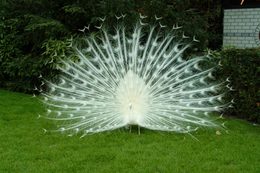
%> input picture 资料/Close-Formed Matting/peacock.bmp, 260 x 173 px, shrunk from 600 x 400 before the run
$ octave runMatting_Peacock.m   (GNU Octave 9; MATLAB toolbox functions it lacks are replaced by stand-ins)
%> lines starting %> are read from the running program, lines starting %| are printed output that depends on the picture; in (x1, y1, x2, y2) boxes, pixels count from 0 and x2, y2 are one past the last pixel; in counts of white or black regions, pixels touching at a corner belong together; the program's own positions count from 1
### 资料/Close-Formed Matting/runMatting.m

if (~exist('thr_alpha','var'))
  thr_alpha=[];
end
if (~exist('epsilon','var'))
  epsilon=[];
end
if (~exist('win_size','var'))
  win_size=[];
end

if (~exist('levels_num','var'))
  levels_num=1;
end
if (~exist('active_levels_num','var'))
  active_levels_num=1;
end

I=double(imread(img_name))/255;
mI=double(imread(scribs_img_name))/255;
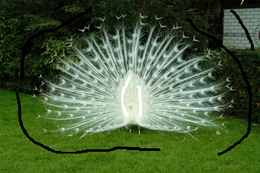
%> input picture 资料/Close-Formed Matting/peacock_m.bmp, 260 x 173 px, shrunk from 600 x 400 before the run
consts_map=sum(abs(I-mI),3)>0.001;
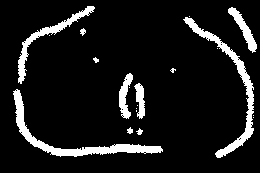
%> consts_map: size 173x260 logical; 9.9% white; 20 white regions (10 under 20 px), largest, box (x1, y1, x2, y2) and area: (13, 89, 163, 157) 1395, (183, 17, 254, 158) 1229, (18, 6, 95, 84) 739
if (size(I,3)==3)
  consts_vals=rgb2gray(mI).*consts_map;
end
if (size(I,3)==1)
  consts_vals=mI.*consts_map;
end


alpha=solveAlphaC2F(I,consts_map,consts_vals,levels_num, ...
                    active_levels_num,thr_alpha,epsilon,win_size);

figure, imshow(alpha);
drawnow;
[F,B]=solveFB(I,alpha);

figure, imshow([F.*repmat(alpha,[1,1,3]),B.*repmat(1-alpha,[1,1,3])])

### 资料/Close-Formed Matting/solveAlphaC2F.m
function alpha=solveAlphaC2F(I,consts_map,consts_vals,levels_num,active_levels_num,varargin);
%> called with levels_num = 4, active_levels_num = 2


  if (length(varargin)>0)
    if (~isempty(varargin{1}))
      thr_alpha=varargin{1};
%> thr_alpha = 0.05
    end
  end

  if (~exist('thr_alpha','var'))
    thr_alpha=0.02;
  end
  erode_mask_w=1;
  active_levels_num=max(active_levels_num,1);
  if (levels_num>1)
    sI=downSmpIm(I,2);
    s_consts_map=round(downSmpIm(double(consts_map),2));
    s_consts_vals=round(downSmpIm(double(consts_vals),2));
    s_alpha=solveAlphaC2F(sI,s_consts_map,s_consts_vals,levels_num-1,...
                          min(levels_num-1,active_levels_num),varargin{:});
    alpha=upSampleAlphaUsingImg(s_alpha,sI,I,varargin{2:end});
    talpha=alpha.*(1-consts_map)+consts_vals;
    consts_map=min(consts_map+imerode((alpha>=(1-thr_alpha)),ones(erode_mask_w*2+1))+imerode((alpha<=(thr_alpha)),ones(erode_mask_w*2+1)),1);
    consts_vals=round(talpha).*consts_map;
    %figure, imshow([consts_map,alpha])
  end
  if (active_levels_num>=levels_num)
    alpha=solveAlpha(I,consts_map,consts_vals,varargin{2:end});
  end


### 资料/Close-Formed Matting/downSmpIm.m
function I=downSmpIm(I,filtS)
%> called with filtS = 2

if(~exist('filtS','var'))
  filtS=1;
end
if (filtS==2)
  filt=[1,4,6,4,1]/16;
end
if (filtS==1)
  filt=[1,2,1]/4;
end

for i=1:size(I,3)
  for j=1:size(I,4)
    I(:,:,i,j)=conv2(filt,filt',I(:,:,i,j),'same');
  end
end

I=I(filtS+1:2:end-filtS,filtS+1:2:end-filtS,:,:);
%> I: size 85x128x3 double
%> in solveAlphaC2F, `s_consts_map=round(downSmpIm(double(consts_map),2));`: s_consts_map: size 85x128 double; values 0 (black) and 1 (white), 10.2% white; 11 white regions (5 under 20 px), largest, box (x1, y1, x2, y2) and area: (6, 44, 81, 78) 347, (91, 8, 126, 78) 306, (8, 2, 47, 41) 189, (113, 3, 128, 25) 100, (59, 36, 66, 58) 76, (67, 41, 72, 58) 62
%> in solveAlphaC2F, `s_consts_vals=round(downSmpIm(double(consts_vals),2));`:
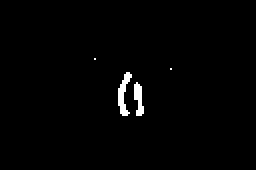
%> s_consts_vals: size 85x128 double (shown 2 times larger); values 0 (black) and 1 (white), 1.2% white; 4 white regions (2 under 20 px), largest, box (x1, y1, x2, y2) and area: (59, 36, 66, 58) 74, (67, 41, 72, 58) 55
%> in solveAlphaC2F (call 2), `s_consts_map=round(downSmpIm(double(consts_map),2));`: s_consts_map: size 41x62 double; values 0 (black) and 1 (white), 10.4% white in thin lines or dots, all inside (x1, y1, x2, y2) = (2, 0, 62, 38)
%> in solveAlphaC2F (call 2), `s_consts_vals=round(downSmpIm(double(consts_vals),2));`: s_consts_vals: size 41x62 double; values 0 (black) and 1 (white), 1.2% white in thin lines or dots, all inside (x1, y1, x2, y2) = (29, 17, 35, 28)

### 资料/Close-Formed Matting/solveAlpha.m
function alpha=solveAlpha(I,consts_map,consts_vals,varargin)

  [h,w,c]=size(I);
%> h = 19; w = 29; c = 3
  img_size=w*h;
%> img_size = 551

  A=getLaplacian1(I,consts_map,varargin{:});

  D=spdiags(consts_map(:),0,img_size,img_size);
  lambda=100;
  x=(A+lambda*D)\(lambda*consts_map(:).*consts_vals(:));


  alpha=max(min(reshape(x,h,w),1),0);

### 资料/Close-Formed Matting/getLaplacian1.m
function [A,A1]=getLaplacian1(I,consts,epsilon,win_size)
%> called with epsilon = [], win_size = []

  if (~exist('epsilon','var'))
    epsilon=0.0000001;
  end
  if (isempty(epsilon))
    epsilon=0.0000001;
  end
  if (~exist('win_size','var'))
    win_size=1;
  end
  if (isempty(win_size))
    win_size=1;
  end

  neb_size=(win_size*2+1)^2;
  [h,w,c]=size(I);
%> h = 19; w = 29; c = 3
  n=h; m=w;
%> after `n=h`: n = 19
%> after `m=w`: m = 29
  img_size=w*h;
%> img_size = 551
  consts=imerode(consts,ones(win_size*2+1));

  indsM=reshape([1:img_size],h,w);

  tlen=sum(sum(1-consts(win_size+1:end-win_size,win_size+1:end-win_size)))*(neb_size^2);
%> tlen = 37179

  row_inds=zeros(tlen ,1);
  col_inds=zeros(tlen,1);
  vals=zeros(tlen,1);
  len=0;
  for j=1+win_size:w-win_size
    for i=win_size+1:h-win_size
      if (consts(i,j))
        continue
      end
      win_inds=indsM(i-win_size:i+win_size,j-win_size:j+win_size);
      win_inds=win_inds(:);
      winI=I(i-win_size:i+win_size,j-win_size:j+win_size,:);
      winI=reshape(winI,neb_size,c);
      win_mu=mean(winI,1)';
      win_var=inv(winI'*winI/neb_size-win_mu*win_mu' +epsilon/neb_size*eye(c));

      winI=winI-repmat(win_mu',neb_size,1);
      tvals=(1+winI*win_var*winI')/neb_size;

      row_inds(1+len:neb_size^2+len)=reshape(repmat(win_inds,1,neb_size),...
                                             neb_size^2,1);
      col_inds(1+len:neb_size^2+len)=reshape(repmat(win_inds',neb_size,1),...
                                             neb_size^2,1);
      vals(1+len:neb_size^2+len)=tvals(:);
      len=len+neb_size^2;
    end
  end
%> after the loop, len = 37179

  vals=vals(1:len);
  row_inds=row_inds(1:len);
  col_inds=col_inds(1:len);
  A=sparse(row_inds,col_inds,vals,img_size,img_size);
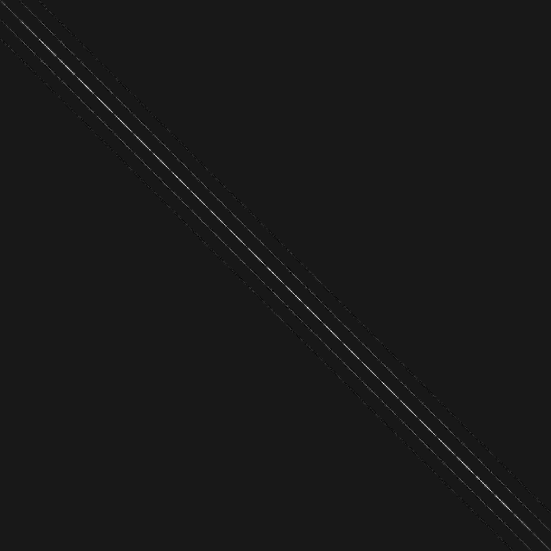
%> A: size 551x551 double; min -0.681, max 6.33, mean 0.0136; drawn with min black and max white

  sumA=sum(A,2);
%> sumA = 551 values, max 9 at index 316, min 1 at index 1, mean 7.5
  A=spdiags(sumA(:),0,img_size,img_size)-A;
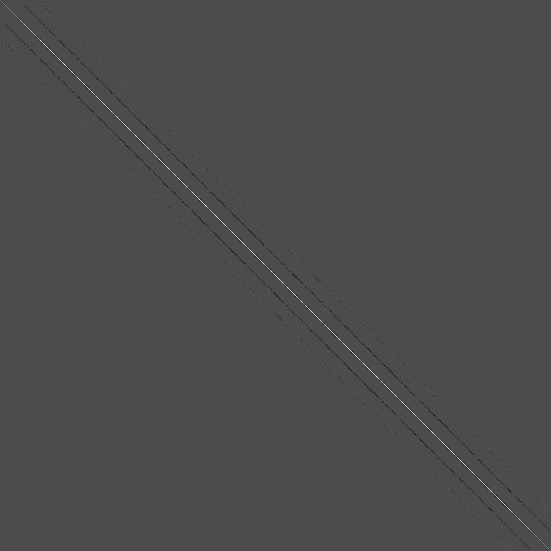
%> A: size 551x551 double; min -2.74, max 6.39, mean -3.42e-20; drawn with min black and max white
%> in solveAlpha, `D=spdiags(consts_map(:),0,img_size,img_size);`:
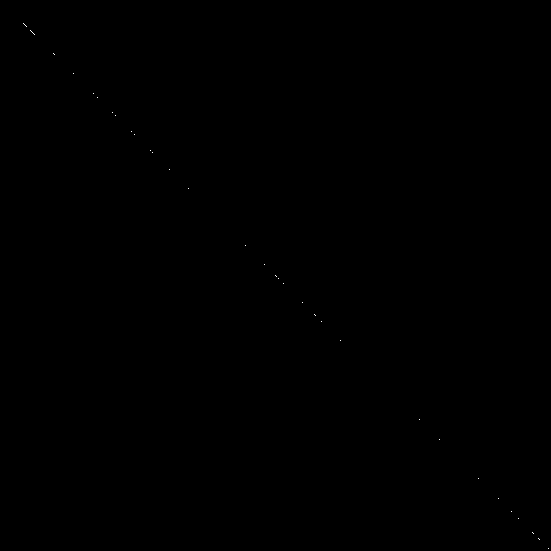
%> D: size 551x551 double; values 0 (black) and 1 (white), 0.01% white in thin lines or dots
%> in solveAlpha, `x=(A+lambda*D)\(lambda*consts_map(:).*consts_vals(:));`: x = 551 values, max 2.62 at index 355, min -0.61 at index 301, mean 0.695

return

### 资料/Close-Formed Matting/getLinearCoeff.m
function coeff=getLinearCoeff(alpha,I,epsilon,win_size)
%> called with epsilon = [], win_size = []

  if (~exist('epsilon','var'))
    epsilon=0.0000001;
  end
  if (isempty(epsilon))
    epsilon=0.0000001;
  end
  if (~exist('win_size','var'))
    win_size=1;
  end
  if (isempty(win_size))
    win_size=1;
  end
  neb_size=(win_size*2+1)^2;
  [h,w,c]=size(I);
  n=h; m=w;
%> after `n=h`: n = 19
%> after `m=w`: m = 29
  img_size=w*h;


  indsM=reshape([1:img_size],h,w);

  coeff=zeros(h,w,c+1);


  for j=1+win_size:w-win_size
    for i=win_size+1:h-win_size

      win_inds=indsM(i-win_size:i+win_size,j-win_size:j+win_size);
      win_inds=win_inds(:);
      winI=I(i-win_size:i+win_size,j-win_size:j+win_size,:);
      winI=reshape(winI,neb_size,c);


      G=[[winI,ones(neb_size,1)];[eye(c)*epsilon^0.5,zeros(c,1)]];

      tcoeff=inv(G'*G)*G'*[alpha(win_inds);zeros(c,1)];
      coeff(i,j,:)=reshape(tcoeff,1,1,c+1);


    end
  end


  coeff(1:win_size,:,:)=repmat(coeff(win_size+1,:,:),win_size,1);
  coeff(end-win_size+1:end,:,:)=repmat(coeff(end-win_size,:,:),win_size,1);
  coeff(:,1:win_size,:)=repmat(coeff(:,win_size+1,:),1,win_size);
  coeff(:,end-win_size+1:end,:)=repmat(coeff(:,end-win_size,:),1,win_size);


### 资料/Close-Formed Matting/upSmpIm.m
function nI= upSmpIm(I,new_imgSize,filtS)
%> called with new_imgSize = [41 62]

if(~exist('filtS','var'))
  filtS=1;
end
if (filtS==2)
  filt=[1,4,6,4,1]/8;
end
if (filtS==1)
  filt=[1,2,1]/2;
end
if (filtS==0)
  filt=[1];
end


id=floor((new_imgSize(1)-size(I,1)*2+1)/2);
%> id = 2
iu=ceil((new_imgSize(1)-size(I,1)*2+1)/2);
%> iu = 2
jd=floor((new_imgSize(2)-size(I,2)*2+1)/2);
%> jd = 2
ju=ceil((new_imgSize(2)-size(I,2)*2+1)/2);

nI=zeros(new_imgSize(1)+2*filtS,new_imgSize(2)+2*filtS,size(I,3),size(I, ...
                                                  4));
nI(id+filtS+1:2:end-iu-filtS,jd+filtS+1:2:end-ju-filtS,:,:)=I;
nI(id+filtS-1:-2:1,:,:,:)=repmat(nI(id+filtS+1,:,:,:),ceil((id+filtS-1)/2),1);
%> nI: size 43x64x4 double; mean R, G, B, A -0.8, 0.2, 0.9, 0.1

nI(end-iu-filtS+2:2:end,:,:,:)=repmat(nI(end-iu-filtS,:,:,:),ceil((iu+filtS-1)/2),1);
%> nI: size 43x64x4 double; mean R, G, B, A -0.8, 0.2, 0.9, 0.1; mean of the top-left, top-right, bottom-left and bottom-right quarters 0.126, 0.0629, 0.0845, 0.0707
nI(:,jd+filtS-1:-2:1,:,:)=repmat(nI(:,jd+filtS+1,:,:),1,ceil((jd+filtS-1)/2));
%> nI: size 43x64x4 double; mean R, G, B, A -0.8, 0.2, 1, 0.1
nI(:,end-ju-filtS+2:2:end,:,:)=repmat(nI(:,end-ju-filtS,:,:),1,ceil((ju+filtS-1)/2));
%> nI: size 43x64x4 double; mean R, G, B, A -1, 0.3, 1, 0.1


for i=1:size(nI,3)
  for j=1:size(nI,4)
    nI(:,:,i,j)=conv2(filt,filt',nI(:,:,i,j),'same');
  end
end


nI=nI(filtS+1:end-filtS,filtS+1:end-filtS,:,:);
%> nI: size 41x62x4 double

### 资料/Close-Formed Matting/upSampleAlphaUsingImg.m
function balpha=upSampleAlphaUsingImg(alpha,I,bI,varargin)


  coeff=getLinearCoeff(alpha,I,varargin{:});

  bcoeff=upSmpIm(coeff,[size(bI,1),size(bI,2)]);

  balpha=bcoeff(:,:,end);

  for k=1:size(bI,3)
    balpha=balpha+bcoeff(:,:,k).*bI(:,:,k);
  end
%> in solveAlphaC2F (call 3), `consts_map=min(consts_map+imerode((alpha>=(1-thr_alpha)),ones(erode_ma..`: consts_map: size 41x62 double; values 0 (black) and 1 (white), 57.2% white; 9 black regions (6 under 20 px), largest, box (x1, y1, x2, y2) and area: (5, 0, 61, 35) 975, (53, 3, 62, 13) 41, (54, 33, 62, 41) 41
%> in solveAlphaC2F (call 3), `consts_vals=round(talpha).*consts_map;`: consts_vals: size 41x62 double; values 0 (black) and 1 (white), 20.2% white; 1 white region, box (x1, y1, x2, y2) and area: (14, 9, 50, 31) 514
%> in getLaplacian1 (call 2), `consts=imerode(consts,ones(win_size*2+1));`: consts: size 41x62 double; values 0 (black) and 1 (white), 39.1% white; 7 white regions (3 under 20 px), largest, box (x1, y1, x2, y2) and area: (0, 0, 57, 41) 571, (16, 10, 49, 30) 343, (56, 11, 62, 27) 40, (47, 0, 57, 8) 37
%> call 2 of getLinearCoeff, with epsilon = [], win_size = []
%> after the loop in getLinearCoeff (call 2), `for j=1+win_size:w-win_size`:
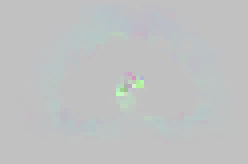
%> coeff: size 41x62x4 double (shown 4 times larger); mean R, G, B, A -3.2, 1.6, 2, 0.2; transparent parts drawn white
%> in getLinearCoeff (call 2), `coeff(1:win_size,:,:)=repmat(coeff(win_size+1,:,:),win_size,1);`: coeff: size 41x62x4 double; 1.85% of pixels changed, all inside (x1, y1, x2, y2) = (13, 0, 61, 1)
%> in getLinearCoeff (call 2), `coeff(end-win_size+1:end,:,:)=repmat(coeff(end-win_size,:,:),win_size,..`: coeff: size 41x62x4 double; mean R, G, B, A -3.3, 1.6, 2, 0.2; mean of the top-left, top-right, bottom-left and bottom-right quarters 0.131, 0.193, 0.133, 0.117


### 资料/Close-Formed Matting/solveFB.m
function [F,B]=solveFB(I,alpha)
  [h,w,c]=size(I);
  mask=(alpha>=0.02).*(alpha<=0.98);
  [Gx,Gy,Gd1,Gd2]=getGMatByMask(w,h,mask);
  G=[Gx;Gy;Gd1;Gd2];
  Ga=G*alpha(:);
  wgf=abs(Ga).^0.5+0.003*repmat((1-alpha(:)),4,1);
  wgb=abs(Ga).^0.5+0.003*repmat(alpha(:),4,1);


  wf=(alpha(:)>0.98)*100+0.03*alpha(:).*(alpha(:)>0.7)+0.01*(alpha(:)<0.02);
  wb=(alpha(:)<0.02)*100+0.03*(1-alpha(:)).*(alpha(:)<0.3)+0.01*(alpha(:)>0.98);


  wgf=spdiags(wgf(:),0,length(wgf),length(wgf));
  wgb=spdiags(wgb(:),0,length(wgb),length(wgb));
  wf=spdiags(wf(:),0,length(wf),length(wf));
  wb=spdiags(wb(:),0,length(wb),length(wb));


  for t=1:c
    tI=I(:,:,t);
    Ag=[wgf*G,sparse(size(G,1),size(G,2));sparse(size(G,1),size(G,2)),wgb* ...
        G];
    bg=zeros(size(Ag,1),1);
    Ai=[wf,sparse(w*h,w*h);sparse(w*h,w*h),wb];
    bi=[wf*tI(:).*(alpha(:)>0.02);wb*tI(:).*(alpha(:)<0.98)];
    As=[spdiags(alpha(:),0,w*h,w*h),spdiags(1-alpha(:),0,w*h,w*h)];
    bs=tI(:);
    A=[Ai;As;Ag];
    b=[bi;bs;bg];
    x=(A'*A)\(A'*b);
    F(:,:,t)=reshape(x(1:w*h),h,w);
    B(:,:,t)=reshape(x(w*h+1:end),h,w);

  end

### 资料/Close-Formed Matting/getGMatByMask.m
function [Gx,Gy,G3,G4]=getGMatByMask(w,h,mask)
%> called with w = 260, h = 173
imgSize=w*h;

dS=[1,-1];
filtSizeS=1;


%indsGx1=[]; indsGx2=[]; valsGx=[];
%indsGy1=[]; indsGy2=[]; valsGy=[];
indsGx1=zeros(imgSize*2,1);
indsGx2=zeros(imgSize*2,1);
valsGx=zeros(imgSize*2,1);
indsGy1=zeros(imgSize*2,1);
indsGy2=zeros(imgSize*2,1);
valsGy=zeros(imgSize*2,1);
indsG31=zeros(imgSize*2,1);
indsG32=zeros(imgSize*2,1);
valsG3=zeros(imgSize*2,1);
indsG41=zeros(imgSize*2,1);
indsG42=zeros(imgSize*2,1);
valsG4=zeros(imgSize*2,1);

indy=0; indx=0; ind3=0; ind4=0;

for x=1:w-1,
  for y=1:h,
    if ((~mask(y,x))&(~mask(y,x+1)))
      continue
    end
    for disp=0:filtSizeS,
      indx=indx+1;
      indsGx1(indx)=imIndexToVect(y,x,h);
      indsGx2(indx)=imIndexToVect(y,x+disp,h);
      valsGx(indx)=dS(disp+1);
    end
  end
end
%> after the loop, indx = 26744
for x=1:w,
  for y=1:h-1,
    if ((~mask(y,x))&(~mask(y+1,x)))
      continue
    end
    for disp=0:filtSizeS,
      indy=indy+1;
      indsGy1(indy)=imIndexToVect(y,x,h);
      indsGy2(indy)=imIndexToVect(y+disp,x,h);
      valsGy(indy)=dS(disp+1);
    end;
  end;
end
%> after the loop, indy = 27124

for x=1:w-1,
  for y=1:h-1,
    if ((~mask(y,x))&(~mask(y+1,x+1)))
      continue
    end
    for disp=0:filtSizeS,
      ind3=ind3+1;
      indsG31(ind3)=imIndexToVect(y,x,h);
      indsG32(ind3)=imIndexToVect(y+disp,x+disp,h);
      valsG3(ind3)=dS(disp+1);
    end
  end
end
%> after the loop, ind3 = 28052

for x=1:w-1,
  for y=2:h,
    if ((~mask(y,x))&(~mask(y-1,x+1)))
      continue
    end
    for disp=0:filtSizeS,
      ind4=ind4+1;
      indsG41(ind4)=imIndexToVect(y,x,h);
      indsG42(ind4)=imIndexToVect(y-disp,x+disp,h);
      valsG4(ind4)=dS(disp+1);
    end;
  end;
end;
%> after the loop, ind4 = 28064
%'done inds'
indsGx1=indsGx1(1:indx);
indsGx2=indsGx2(1:indx);
valsGx=valsGx(1:indx);
indsGy1=indsGy1(1:indy);
indsGy2=indsGy2(1:indy);
valsGy=valsGy(1:indy);
indsG31=indsG31(1:ind3);
indsG32=indsG32(1:ind3);
valsG3=valsG3(1:ind3);
indsG41=indsG41(1:ind4);
indsG42=indsG42(1:ind4);
valsG4=valsG4(1:ind4);


Gx=sparse(indsGx1,indsGx2,valsGx,imgSize,imgSize);
Gy=sparse(indsGy1,indsGy2,valsGy,imgSize,imgSize);
G3=sparse(indsG31,indsG32,valsG3,imgSize,imgSize);
G4=sparse(indsG41,indsG42,valsG4,imgSize,imgSize);

### 资料/Close-Formed Matting/runMatting_Peacock.m
img_name='peacock.bmp';
scribs_img_name='peacock_m.bmp';

levels_num=4;
active_levels_num=2;
thr_alpha=0.05;

runMatting
